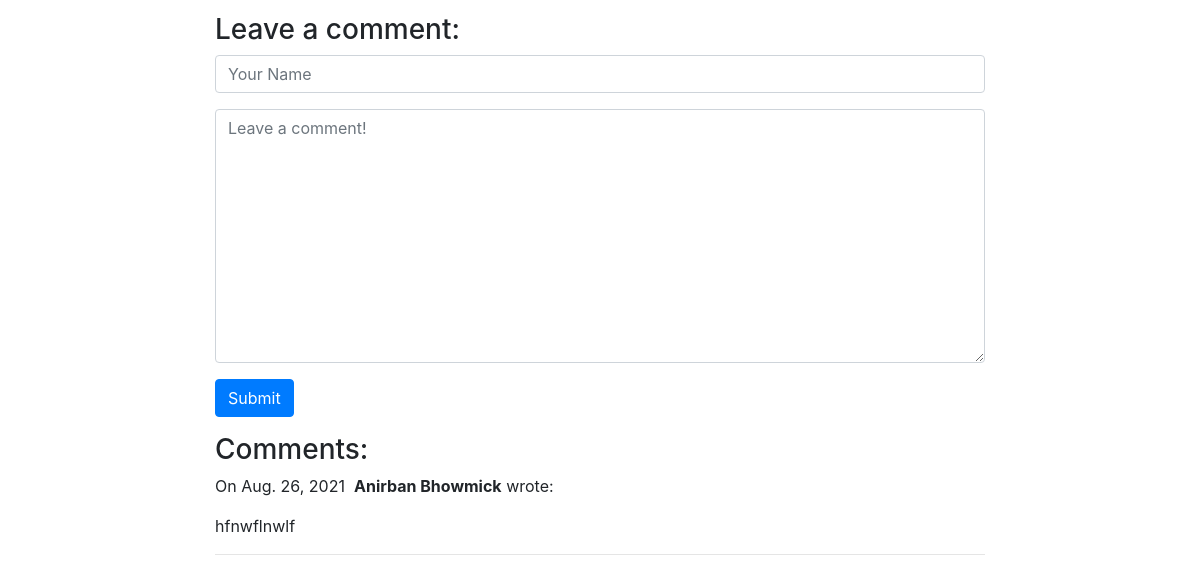
Before: /blog/1/ (lower part) with the older database file.
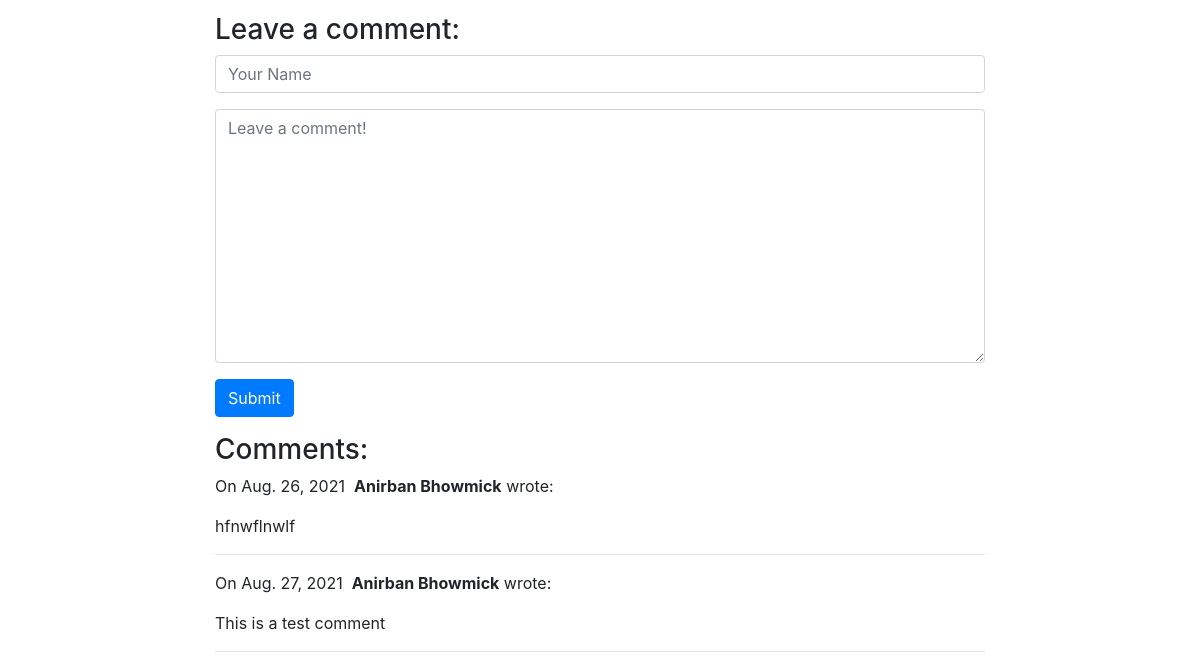
After: the same page with the newer database file.
### blog/models.py (models this page shows)
class Comment(models.Model):
    author = models.CharField(max_length=60)
    body = models.TextField()
    created_on = models.DateTimeField(auto_now_add=True)
    post = models.ForeignKey('Post', on_delete=models.CASCADE)

### blog/views.py (the view, shortened to what this page needs)
# urls.py: path("<int:id>/", views.blog_detail, name="blog_detail"),
def blog_detail(request, id):
    post = Post.objects.get(pk=id)
    form = CommentForm()
    comments = Comment.objects.filter(post=post)
    context = {
        "post": post,
        "comments": comments,
        "form": form,
    }
    return render(request, "blog_detail.html", context)

### blog/forms.py
class CommentForm(forms.Form):
    author = forms.CharField(
        max_length=60,
        widget=forms.TextInput(attrs={
            "class": "form-control",
            "placeholder": "Your Name"
        })
    )
    body = forms.CharField(widget=forms.Textarea(
        attrs={
            "class": "form-control",
            "placeholder": "Leave a comment!"
        })
    )

### blog/templates/blog_detail.html (shortened to what this page needs)
{% extends "base.html" %}
{% block page_content %}
<div class="col-md-8 offset-md-2">
    <h3>Leave a comment:</h3>
    <form action="/blog/{{ post.pk }}/" method="post">
        <div class="form-group">
            {{ form.author }}
        </div>
        <div class="form-group">
            {{ form.body }}
        </div>
        <button type="submit" class="btn btn-primary">Submit</button>
    </form>
    <h3>Comments:</h3>
    {% for comment in comments %}
    <p>
        On {{comment.created_on.date }}&nbsp;
        <b>{{ comment.author }}</b> wrote:
    </p>
    <p>{{ comment.body }}</p>
    <hr>
    {% endfor %}
</div>
{% endblock %}

### personal_portfolio/templates/base.html (shortened to what this page needs)
<link rel="stylesheet" href="https://stackpath.bootstrapcdn.com/bootstrap/4.1.3/css/bootstrap.min.css">
{% block page_content %}{% endblock %}

Changed rows visible on the page:
added Comment: created_on "Aug. 27, 2021", author "Anirban Bhowmick", body "This is a test comment"
